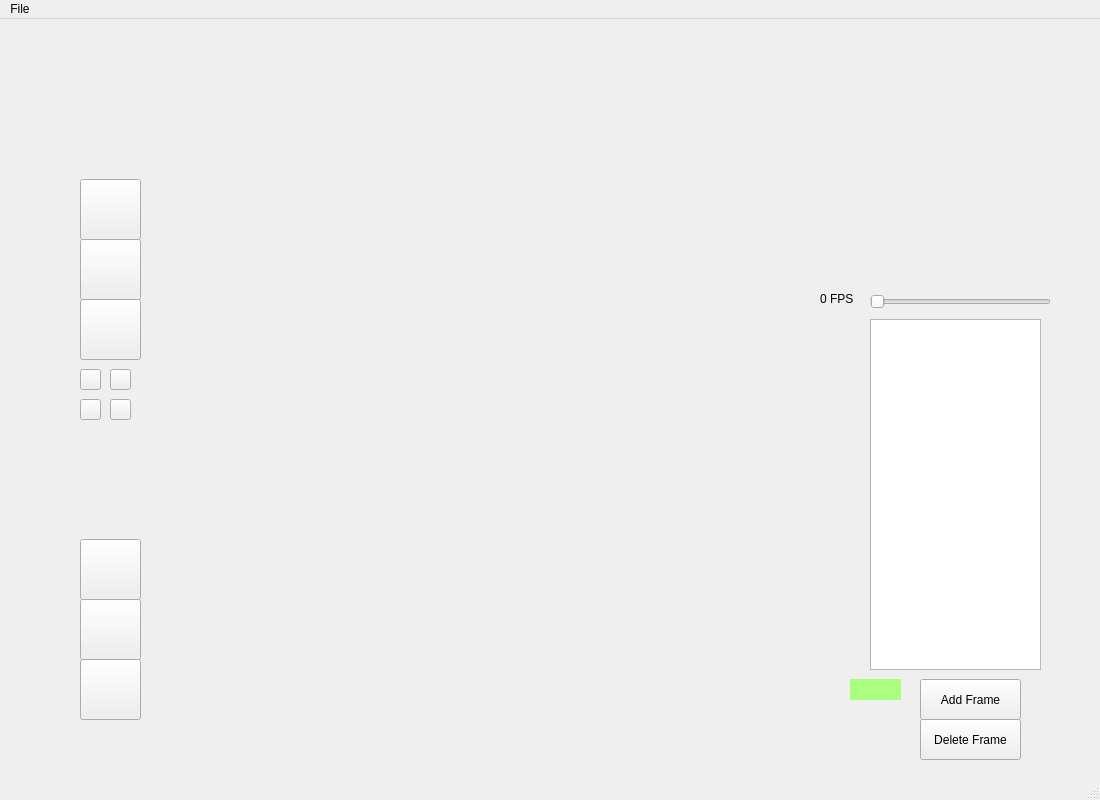
<?xml version="1.0" encoding="UTF-8"?>
<ui version="4.0">
 <class>SpriteView</class>
 <widget class="QMainWindow" name="SpriteView">
  <property name="geometry">
   <rect>
    <x>0</x>
    <y>0</y>
    <width>1100</width>
    <height>800</height>
   </rect>
  </property>
  <property name="mouseTracking">
   <bool>false</bool>
  </property>
  <property name="windowTitle">
   <string>SpriteView</string>
  </property>
  <widget class="QWidget" name="centralwidget">
   <widget class="QLabel" name="pixelCanvas">
    <property name="geometry">
     <rect>
      <x>180</x>
      <y>30</y>
      <width>601</width>
      <height>700</height>
     </rect>
    </property>
    <property name="mouseTracking">
     <bool>true</bool>
    </property>
    <property name="text">
     <string/>
    </property>
   </widget>
   <widget class="QPushButton" name="penButton">
    <property name="geometry">
     <rect>
      <x>80</x>
      <y>160</y>
      <width>61</width>
      <height>61</height>
     </rect>
    </property>
    <property name="text">
     <string/>
    </property>
    <property name="iconSize">
     <size>
      <width>64</width>
      <height>64</height>
     </size>
    </property>
   </widget>
   <widget class="QPushButton" name="eraserButton">
    <property name="geometry">
     <rect>
      <x>80</x>
      <y>220</y>
      <width>61</width>
      <height>61</height>
     </rect>
    </property>
    <property name="text">
     <string/>
    </property>
    <property name="iconSize">
     <size>
      <width>60</width>
      <height>60</height>
     </size>
    </property>
   </widget>
   <widget class="QPushButton" name="sprayButton">
    <property name="geometry">
     <rect>
      <x>80</x>
      <y>280</y>
      <width>61</width>
      <height>61</height>
     </rect>
    </property>
    <property name="text">
     <string/>
    </property>
    <property name="iconSize">
     <size>
      <width>58</width>
      <height>58</height>
     </size>
    </property>
   </widget>
   <widget class="QLabel" name="coordinates">
    <property name="geometry">
     <rect>
      <x>850</x>
      <y>660</y>
      <width>51</width>
      <height>21</height>
     </rect>
    </property>
    <property name="styleSheet">
     <string notr="true">background-color: rgb(170, 255, 127);</string>
    </property>
    <property name="text">
     <string/>
    </property>
   </widget>
   <widget class="QSlider" name="fpsSlider">
    <property name="geometry">
     <rect>
      <x>870</x>
      <y>270</y>
      <width>181</width>
      <height>25</height>
     </rect>
    </property>
    <property name="maximum">
     <number>30</number>
    </property>
    <property name="orientation">
     <enum>Qt::Horizontal</enum>
    </property>
   </widget>
   <widget class="QPushButton" name="addFrame">
    <property name="geometry">
     <rect>
      <x>920</x>
      <y>660</y>
      <width>101</width>
      <height>41</height>
     </rect>
    </property>
    <property name="text">
     <string>Add Frame</string>
    </property>
   </widget>
   <widget class="QPushButton" name="deleteFrame">
    <property name="geometry">
     <rect>
      <x>920</x>
      <y>700</y>
      <width>101</width>
      <height>41</height>
     </rect>
    </property>
    <property name="text">
     <string>Delete Frame</string>
    </property>
   </widget>
   <widget class="QLabel" name="fpsLabel">
    <property name="geometry">
     <rect>
      <x>820</x>
      <y>270</y>
      <width>51</width>
      <height>20</height>
     </rect>
    </property>
    <property name="text">
     <string>0 FPS</string>
    </property>
   </widget>
   <widget class="QListWidget" name="listWidget">
    <property name="geometry">
     <rect>
      <x>870</x>
      <y>300</y>
      <width>171</width>
      <height>351</height>
     </rect>
    </property>
   </widget>
   <widget class="QPushButton" name="colorRed">
    <property name="geometry">
     <rect>
      <x>80</x>
      <y>350</y>
      <width>21</width>
      <height>21</height>
     </rect>
    </property>
    <property name="text">
     <string/>
    </property>
   </widget>
   <widget class="QPushButton" name="colorGreen">
    <property name="geometry">
     <rect>
      <x>110</x>
      <y>350</y>
      <width>21</width>
      <height>21</height>
     </rect>
    </property>
    <property name="text">
     <string/>
    </property>
   </widget>
   <widget class="QPushButton" name="colorBlue">
    <property name="geometry">
     <rect>
      <x>80</x>
      <y>380</y>
      <width>21</width>
      <height>21</height>
     </rect>
    </property>
    <property name="text">
     <string/>
    </property>
   </widget>
   <widget class="QPushButton" name="colorBlack">
    <property name="geometry">
     <rect>
      <x>110</x>
      <y>380</y>
      <width>21</width>
      <height>21</height>
     </rect>
    </property>
    <property name="text">
     <string/>
    </property>
   </widget>
   <widget class="QPushButton" name="newFile">
    <property name="geometry">
     <rect>
      <x>80</x>
      <y>520</y>
      <width>61</width>
      <height>61</height>
     </rect>
    </property>
    <property name="text">
     <string/>
    </property>
    <property name="iconSize">
     <size>
      <width>50</width>
      <height>50</height>
     </size>
    </property>
   </widget>
   <widget class="QPushButton" name="saveFile">
    <property name="geometry">
     <rect>
      <x>80</x>
      <y>580</y>
      <width>61</width>
      <height>61</height>
     </rect>
    </property>
    <property name="text">
     <string/>
    </property>
    <property name="iconSize">
     <size>
      <width>50</width>
      <height>50</height>
     </size>
    </property>
   </widget>
   <widget class="QPushButton" name="loadFile">
    <property name="geometry">
     <rect>
      <x>80</x>
      <y>640</y>
      <width>61</width>
      <height>61</height>
     </rect>
    </property>
    <property name="text">
     <string/>
    </property>
    <property name="iconSize">
     <size>
      <width>50</width>
      <height>50</height>
     </size>
    </property>
   </widget>
  </widget>
  <widget class="QMenuBar" name="menubar">
   <property name="geometry">
    <rect>
     <x>0</x>
     <y>0</y>
     <width>1100</width>
     <height>22</height>
    </rect>
   </property>
   <widget class="QMenu" name="menuFile">
    <property name="title">
     <string>File</string>
    </property>
    <addaction name="actionNew"/>
    <addaction name="actionOpen"/>
    <addaction name="actionSave"/>
   </widget>
   <addaction name="menuFile"/>
  </widget>
  <widget class="QStatusBar" name="statusbar"/>
  <action name="actionSave">
   <property name="text">
    <string>Save</string>
   </property>
  </action>
  <action name="actionOpen">
   <property name="text">
    <string>Open</string>
   </property>
  </action>
  <action name="actionNew">
   <property name="text">
    <string>New</string>
   </property>
  </action>
 </widget>
 <resources/>
 <connections/>
</ui>
